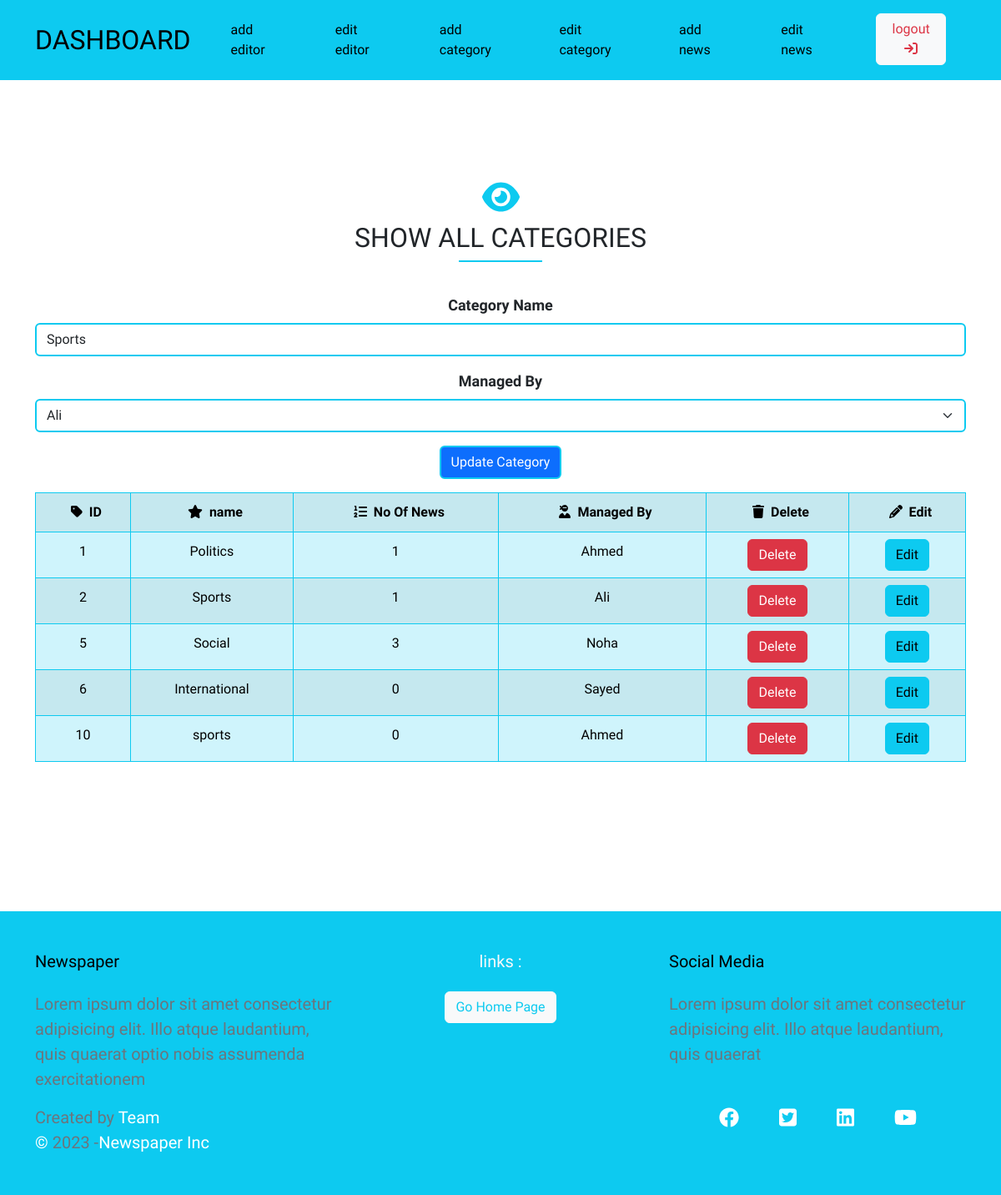
/cpanel/editcategory.php?action=edit&id=2 (signed in), run on the app's committed database.
### tables this page shows
CREATE TABLE `category` (
  `id` int(11) NOT NULL,
  `name` varchar(50) DEFAULT NULL,
  `id_manager` int(11) DEFAULT NULL
);

CREATE TABLE `editor` (
  `id` int(11) NOT NULL,
  `name` varchar(50) DEFAULT NULL,
  `salary` float DEFAULT NULL,
  `main_profile` varchar(255) DEFAULT NULL
);

### lib/Category.php (called while the page is built, shortened)
<?php
class Category
{
    public static function retreiveCategory($id)
    {
        global $dbh;
        $sql = $dbh->prepare("SELECT * FROM category WHERE id='$id'");
        $sql->execute();
        $category = $sql->fetch(PDO::FETCH_ASSOC);
        return $category;
    }
    public static function retreiveAllCategories()
    {
        global $dbh;
        $sql = $dbh->prepare("SELECT * FROM category");
        $sql->execute();
        $allCategories = $sql->fetchAll(PDO::FETCH_ASSOC);
        return $allCategories;
    }
}

### lib/Editor.php (called while the page is built, shortened)
<?php
class Editor
{
    public static function retreiveEditorName($id)
    {
        global $dbh;
        $sql = $dbh->prepare("SELECT name FROM editor WHERE id='$id'");
        $sql->execute();
        $editor = $sql->fetch(PDO::FETCH_ASSOC);
        return $editor['name'];
    }
    public static function retreiveAllEditors()
    {
        global $dbh;
        $sql = $dbh->prepare("SELECT * FROM editor");
        $sql->execute();
        $allEditors = $sql->fetchAll(PDO::FETCH_ASSOC);
        return $allEditors;
    }
}

### lib/News.php (called while the page is built, shortened)
<?php
class News
{
    public static function retreiveNoOfNewsByIdCategory($id_category)
    {
        global $dbh;
        $sql = $dbh->prepare("SELECT id FROM news WHERE id_category='$id_category'");
        $sql->execute();
        return $sql->rowCount();
    }
}

### cpanel/editcategory.php (the view, shortened to what this page needs)
<?php
    require_once 'auth.php';
    require_once '../lib/Editor.php';
    require_once '../lib/Category.php';
    require_once '../lib/News.php';
?>
<article class="article my-5">
    <div class="container text-center py-4">
        <div class="main-title my-5 position-relative">
            <i class="icon fa-solid fa-eye mb-2"></i>
            <h2>SHOW ALL CATEGORIES</h2>
        </div>
    <?php
        if(isset($_GET['action'], $_GET['id'])){
            $action = $_GET['action'];
            $id = $_GET['id'];
            switch ($action){
                case 'edit':
                    $category = Category::retreiveCategory($id);
                    if(is_array($category)){
                        echo '<div class="content row">
                            <div class="col-12">
                                <form action="editcategory.php" method="POST">
                                    <div class="mb-3">
                                        <label for="GategoryName" class="form-label">Category Name</label>
                                        <input type="text" class="form-control" id="EditorName" name="name" value="'.$category['name'].'"/>
                                    </div>
                                    <label for="category" class="form-label">Managed By </label>
                                    <select class="form-select mb-3" aria-label="Default select example" id="category" name="id_manager">';
                                        $allEditors = Editor::retreiveAllEditors();
                                            if(is_array($allEditors) && count($allEditors)>0){
                                                foreach ($allEditors as $editor):
                                                    if($editor['id'] == $category['id_manager']){
                                                        echo '<option selected="selected" value="'.$editor['id'].'">'.$editor['name'].'</option>';
                                                    }else{
                                                        echo '<option value="'.$editor['id'].'">'.$editor['name'].'</option>';
                                                    }
                                                endforeach;
                                            }else{
                                                echo '<option value="">no editor found</option>';
                                            }
                                echo'</select>
                                        <input type="hidden" name="id" value="'.$category['id'].'"/>
                                        <input type="submit" class="btn btn-primary mb-3"  name="updateCategory" value="Update Category"  />
                                </form>';
                        }else{
                            echo getMessage("no category found");
                        }
                            break;
                }
            }
    ?>
        <div class="content row">
            <div class="col-12 text-center">
                <table class="table table-info table-striped text-center editor">
                    <tr>
                        <th class="id_table"><i class="fa-solid fa-tag  mx-2"></i>ID</th>
                        <th><i class="fa-solid fa-star mx-2"></i>name</th>
                        <th><i class="fa-solid fa-list-ol mx-2"></i>No Of News</th>
                        <th><i class="fa-solid fa-user-ninja mx-2"></i>Managed By</th>
                        <th class="delete_edit">
                        <i class="fa-solid fa-trash mx-2" ></i>Delete
                        </th>
                        <th class="delete_edit">
                        <i class="fa-solid fa-pencil mx-2"></i>Edit
                        </th>
                    </tr>
    <?php
        $allCategories = Category::retreiveAllCategories();
            if(is_array($allCategories) && count($allCategories)>0){
                foreach ($allCategories as $category):
                    echo '<tr>
                            <td>'.$category['id'].'</td>
                            <td>'.$category['name'].'</td>
                            <td>'.News::retreiveNoOfNewsByIdCategory($category['id']).'</td>
                            <td>'.Editor::retreiveEditorName($category['id_manager']).'</td>
                            <td>
                                <a class="btn btn-danger" href="?action=delete&id='.$category['id'].'">Delete</a>
                            </td>
                            <td><a class="btn btn-info" href="?action=edit&id='.$category['id'].'">Edit</a></td>
                        </tr>';
                endforeach;
            }else{
                echo '<tr>
                        <td colspan="6" class="alert text-danger">No Category Found</td>
                    </tr>';
            }
    ?>
                </table>
            </div>
        </div>
    </div>
</article>

### cpanel/template/css/bace.css (style rules this page uses)
:root { --main-color: #0dcaf0; }
body { height: auto; font-family: "Assistant", sans-serif; font-family: "Roboto", sans-serif; font-family: "Ubuntu", sans-serif; font-family: "Work Sans", sans-serif; }
.navbar .logo { font-size: 2rem; }
.article .main-title .icon { font-size: 40px; color: var(--main-color); }
.main-title::after { content: ""; width: 100px; height: 2px; background-color: var(--main-color); position: absolute; bottom: -10px; left: 50%; transform: translateX(-50%); }
input, select, textarea { border: var(--main-color) 2px solid !important; }
label { font-size: 18px !important; font-weight: 700 !important; text-align: left !important; }
.article { min-height: 900px !important; }
.article .table { border: var(--main-color) 1px solid; height: 200px; margin-bottom: 100px !important; }
.article .editor { border: var(--main-color) 1px solid; height: 100px; }
.article .editor tr th, .article .editor tr td { line-height: 30px; border: var(--main-color) 1px solid; }
.footer { background-color: var(--main-color); }
.footer .icon-2 { color: white; font-size: 1.5rem; }
.footer span, .footer { color: #fff; font-size: 20px; }

### data on the page
category: name "Sports", id "2", id "1", id_manager.name "Ali"
category: id "1", name "Politics", id_manager.name "Ahmed"
category: id "5", name "Social", id "3", id_manager.name "Noha"
category: id "6", name "International", id "0", id_manager.name "Sayed"
category: id "10", name "sports", id "0", id_manager.name "Ahmed"

### other printed values
form field id_manager "Ali"
